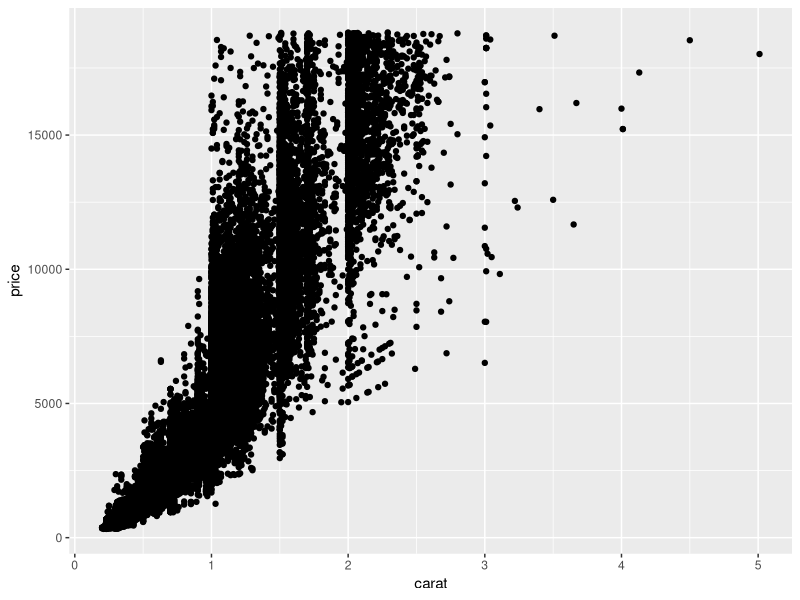
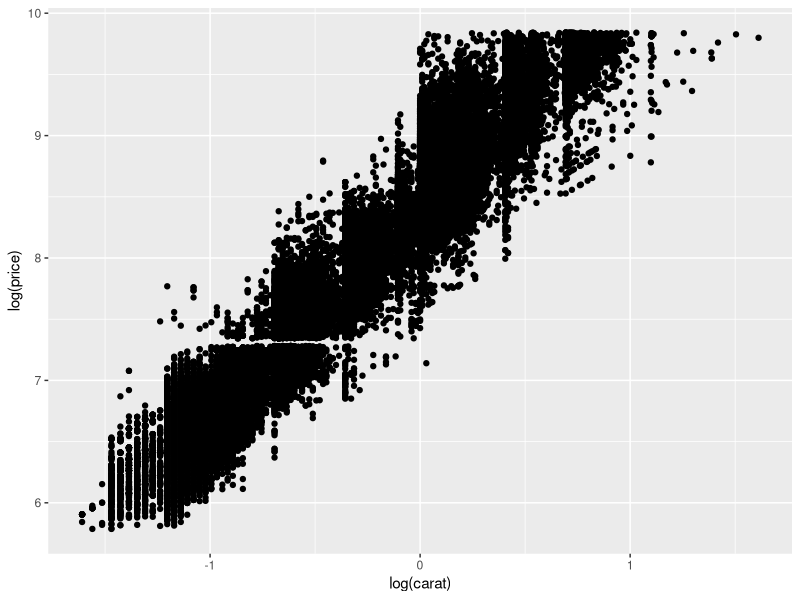
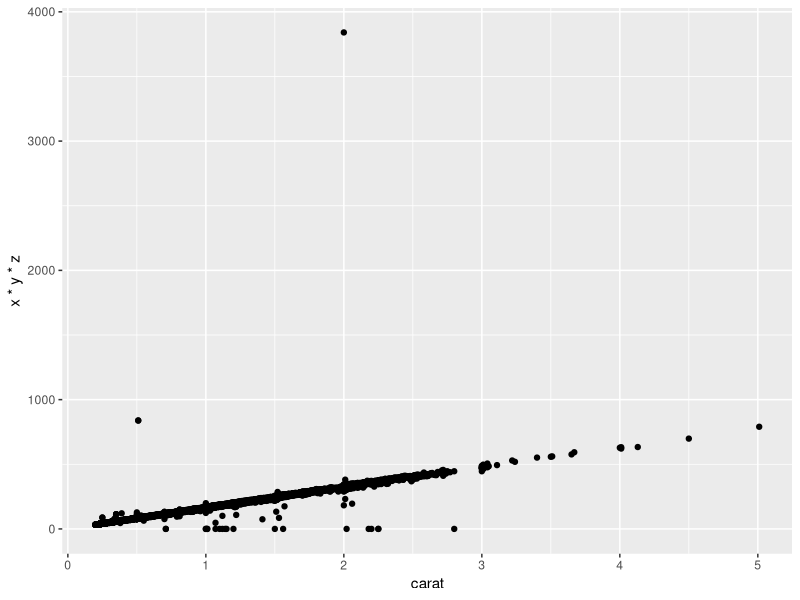
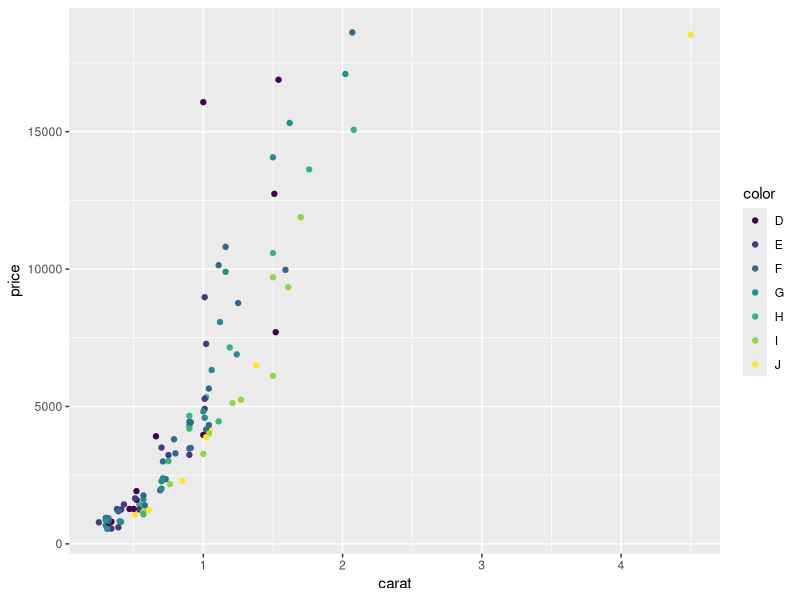
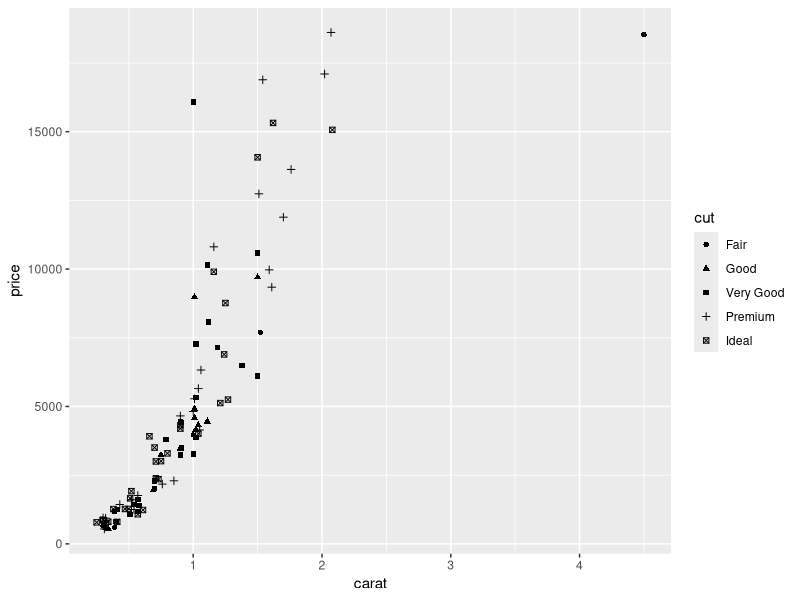
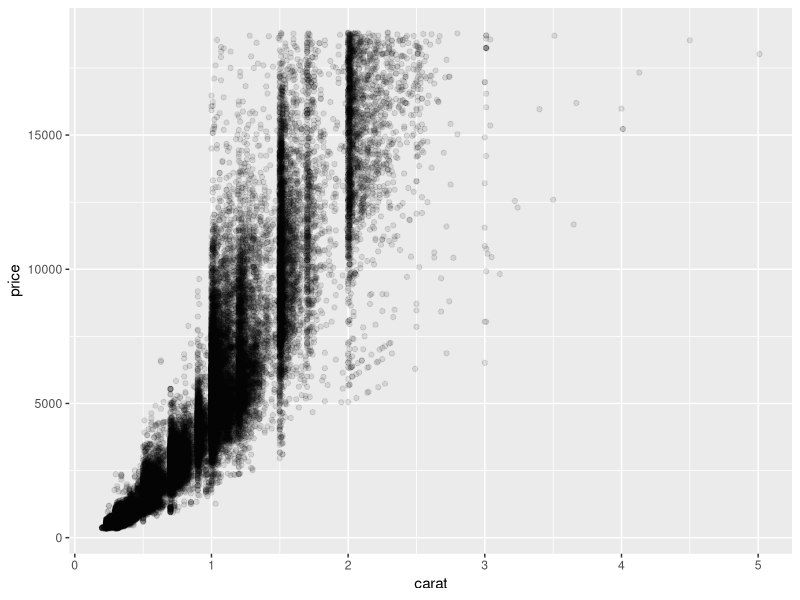
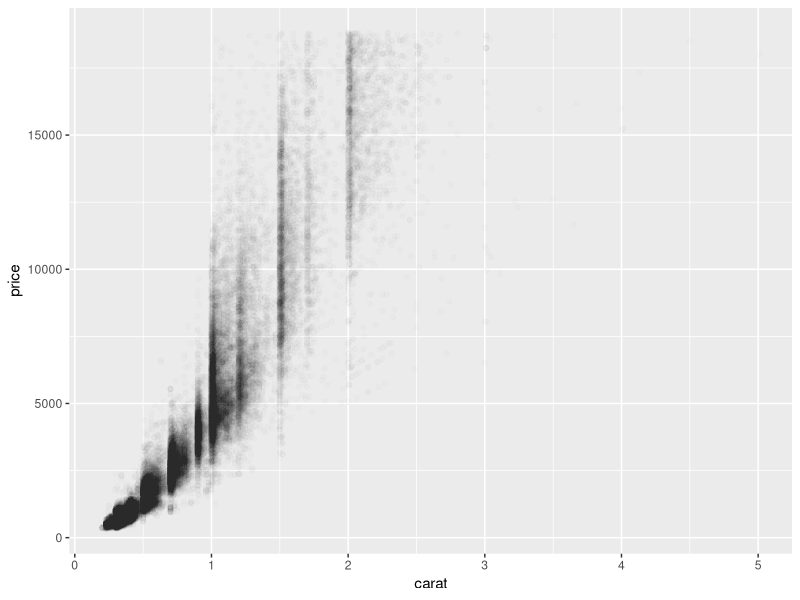

Generate these figures, in order, with R: (Note: this script raises an error after producing the figures.)
## ---- chunk 1
# Clear the workspace
rm(list=ls())

# Install and load required packages
list.of.packages <- c("ggplot2")
new.packages <- list.of.packages[!(list.of.packages %in% installed.packages()[,"Package"])] 
if(length(new.packages)) install.packages(new.packages) 
library(ggplot2)
## ---- chunk 2
set.seed(1410) # Make the sample reproducible
dsmall <- diamonds[sample(nrow(diamonds), 100),]
## ---- chunk 3
# Scatterplot showing relationship between price and carats
qplot(carat, price, data=diamonds)

# Transform the variables since the relationship looks exponential
qplot(log(carat), log(price), data=diamonds)

# Look at relationship between volume (x*y*z) and weight
qplot(carat, x*y*z, data=diamonds)
## ---- chunk 4
# Augment the plot of carat and price with informa- tion about diamond colour and cut
qplot(carat, price, data=dsmall, color=color)
qplot(carat, price, data=dsmall, shape=cut)

# Manually set aesthetics with I(), use the alpha aesthetic to make a semi-transparent color
qplot(carat, price, data=diamonds, alpha=I(1/10))
qplot(carat, price, data=diamonds, alpha=I(1/100))
qplot(carot, price, data=diamonds, alpha=I(1/200))
## ---- chunk 5
qplot(carat, price, data=dsmall, geom=c("point", "smooth"))
qplot(carat, price, data=diamonds, geom = c("point", "smooth"))

# controlling the "wiggliness" of the line
qplot(carat, price, data = dsmall, geom = c("point", "smooth"), span=0.2)
qplot(carat, price, data = dsmall, geom = c("point", "smooth"), span=1)

# Using lm
library(splines)
qplot(carat, price, data=dsmall, geom=c("point", "smooth"), method="lm")
qplot(carat, price, data=dsmall, geom=c("point","smooth"), method="lm", formula= y ~ ns(x,5))

# For a more robust fit that is less affected by outliers
library(MASS)
qplot(carat, price, data=dsmall, geom=c("point", "smooth"), method="rlm")
## ---- chunk 6

